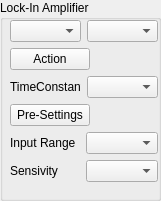
   <widget class="QGroupBox" name="groupBoxLockInAmplifier">
    <property name="geometry">
     <rect>
      <x>10</x>
      <y>10</y>
      <width>161</width>
      <height>201</height>
     </rect>
    </property>
    <property name="title">
     <string>Lock-In Amplifier</string>
    </property>
    <widget class="QWidget" name="layoutWidget">
     <property name="geometry">
      <rect>
       <x>10</x>
       <y>20</y>
       <width>148</width>
       <height>176</height>
      </rect>
     </property>
     <layout class="QVBoxLayout" name="verticalLayout">
      <item>
       <layout class="QHBoxLayout" name="horizontalLayout_34">
        <item>
         <widget class="QComboBox" name="comboBoxModelLockInAmplifier"/>
        </item>
        <item>
         <widget class="QComboBox" name="comboBoxSerialPortLockInAmplifier"/>
        </item>
       </layout>
      </item>
      <item>
       <layout class="QHBoxLayout" name="horizontalLayout_3">
        <item>
         <widget class="QPushButton" name="pushButtonActionLockInAmplifier">
          <property name="text">
           <string>Action</string>
          </property>
         </widget>
        </item>
        <item>
         <spacer name="horizontalSpacer_2">
          <property name="orientation">
           <enum>Qt::Horizontal</enum>
          </property>
          <property name="sizeHint" stdset="0">
           <size>
            <width>40</width>
            <height>20</height>
           </size>
          </property>
         </spacer>
        </item>
       </layout>
      </item>
      <item>
       <layout class="QHBoxLayout" name="horizontalLayout_29">
        <item>
         <widget class="QLabel" name="labelTimeConstantLockInAmplifier">
          <property name="text">
           <string>TimeConstant</string>
          </property>
         </widget>
        </item>
        <item>
         <widget class="QComboBox" name="comboBoxTimeConstantLockInAmplifier"/>
        </item>
       </layout>
      </item>
      <item>
       <layout class="QHBoxLayout" name="horizontalLayout_2">
        <item>
         <widget class="QPushButton" name="pushButtonAutoPresettingsLockInAmplifier">
          <property name="text">
           <string>Pre-Settings</string>
          </property>
         </widget>
        </item>
        <item>
         <spacer name="horizontalSpacer_3">
          <property name="orientation">
           <enum>Qt::Horizontal</enum>
          </property>
          <property name="sizeHint" stdset="0">
           <size>
            <width>40</width>
            <height>20</height>
           </size>
          </property>
         </spacer>
        </item>
       </layout>
      </item>
      <item>
       <layout class="QHBoxLayout" name="horizontalLayout_31">
        <item>
         <widget class="QLabel" name="labelInputRangeLockInAmplifier">
          <property name="text">
           <string>Input Range</string>
          </property>
         </widget>
        </item>
        <item>
         <widget class="QComboBox" name="comboBoxInputRangeLockInAmplifier"/>
        </item>
       </layout>
      </item>
      <item>
       <layout class="QHBoxLayout" name="horizontalLayout_32">
        <item>
         <widget class="QLabel" name="labelSensivityLockInAmplifier">
          <property name="text">
           <string>Sensivity</string>
          </property>
         </widget>
        </item>
        <item>
         <widget class="QComboBox" name="comboBoxSensivityLockInAmplifier"/>
        </item>
       </layout>
      </item>
      <item>
       <spacer name="verticalSpacer">
        <property name="orientation">
         <enum>Qt::Vertical</enum>
        </property>
        <property name="sizeHint" stdset="0">
         <size>
          <width>20</width>
          <height>40</height>
         </size>
        </property>
       </spacer>
      </item>
     </layout>
    </widget>
   </widget>
